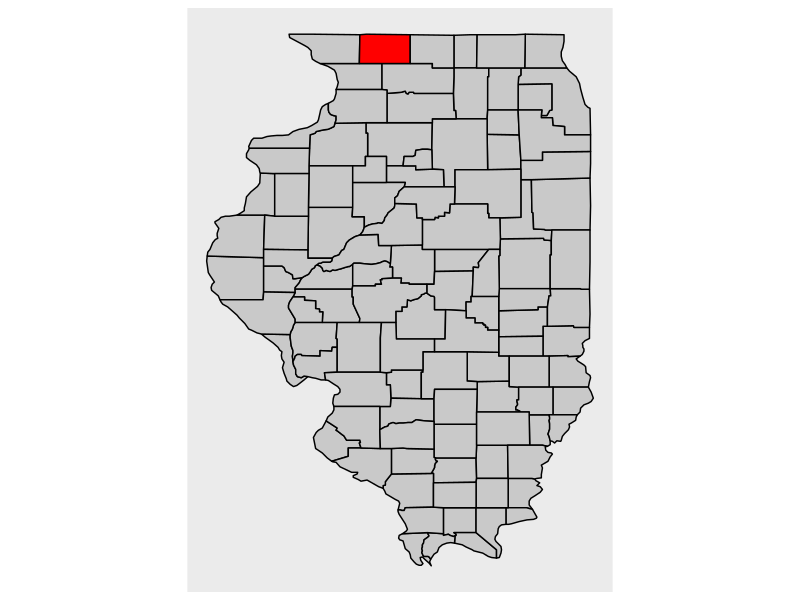

The R source for this figure:
###################################################
#---script to create "highlighted county map" 
#---from L2 session
###################################################


#---required!!
require(ggplot2)

#---get USA county-level data
dat<-map_data("county")

#---focus on just illinois
IL<-subset(dat,region=="illinois")

#---find all county names
county.names<-unique(IL$subregion)
#---pick one at random
random.county<-sample(county.names,1)

#---create identifier vector... simple logical test
county.identifier<-IL$subregion==random.county
#---add identifier to data frame
IL<-data.frame(IL,county.identifier)

#---create IL county map, using identifier to distinguish color
IL.county<-
  #---ggplot!!
  ggplot(
    #---Illinois county boundaries
    data=IL,
    #---aesthetics
    aes(
      #---long and lat
      x=long,
      y=lat,
      #---group county boundaries together
      group=subregion
    )    
  )+
  
  #---add geometry -- polygons!!
  geom_polygon(
    #---set line color
    color="black",
    #---FILL COLOR DISTINGUISHED BY COUNTY IDENTIFIER!!!
    aes(fill=county.identifier)
  )+
  
  #---aspect ratio!!!
  coord_fixed()+
  
  #---get rid of axis titles!
  xlab(NULL)+
  ylab(NULL)+
  
  #---get rid of numbers on the axes!!
  scale_x_continuous(breaks=NULL)+
  scale_y_continuous(breaks=NULL)+
  
  #---scale for fill allows custom setting of colors
  scale_fill_manual(
    #---values is a named vector -- level and color.
    values=(
      c(
        "TRUE"="red",
        "FALSE"="grey79"
      )
    )
  )+
  
  #---no guide, err, legend, for fill
  guides(fill="none")

#---PLOT!!!
IL.county



